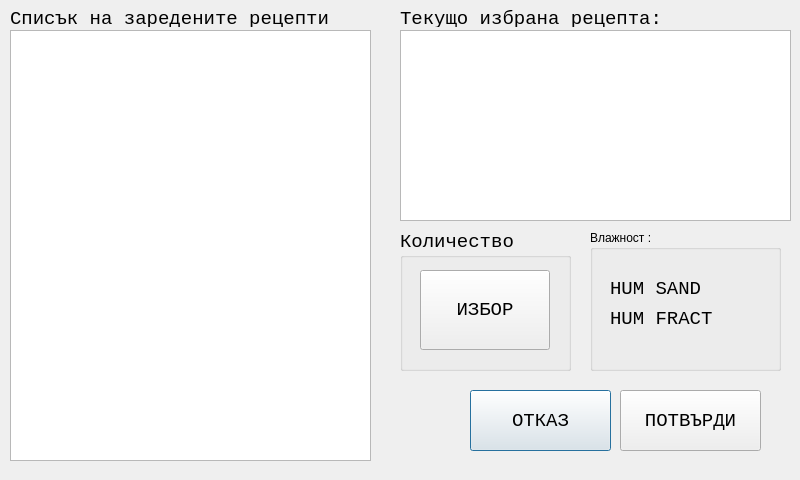
<?xml version="1.0" encoding="UTF-8"?>
<ui version="4.0">
 <class>DialogSelectConcrete</class>
 <widget class="QDialog" name="DialogSelectConcrete">
  <property name="geometry">
   <rect>
    <x>0</x>
    <y>0</y>
    <width>800</width>
    <height>480</height>
   </rect>
  </property>
  <property name="sizePolicy">
   <sizepolicy hsizetype="Preferred" vsizetype="Preferred">
    <horstretch>80</horstretch>
    <verstretch>92</verstretch>
   </sizepolicy>
  </property>
  <property name="minimumSize">
   <size>
    <width>800</width>
    <height>480</height>
   </size>
  </property>
  <property name="maximumSize">
   <size>
    <width>800</width>
    <height>480</height>
   </size>
  </property>
  <property name="cursor">
   <cursorShape>BlankCursor</cursorShape>
  </property>
  <property name="windowTitle">
   <string>Dialog</string>
  </property>
  <widget class="QListWidget" name="listWidget">
   <property name="geometry">
    <rect>
     <x>10</x>
     <y>30</y>
     <width>361</width>
     <height>431</height>
    </rect>
   </property>
   <property name="font">
    <font>
     <family>Andale Mono</family>
     <pointsize>28</pointsize>
    </font>
   </property>
  </widget>
  <widget class="QTextBrowser" name="textBrowser">
   <property name="geometry">
    <rect>
     <x>400</x>
     <y>30</y>
     <width>391</width>
     <height>191</height>
    </rect>
   </property>
   <property name="font">
    <font>
     <family>Andale Mono</family>
     <pointsize>18</pointsize>
    </font>
   </property>
   <property name="cursor" stdset="0">
    <cursorShape>BlankCursor</cursorShape>
   </property>
   <property name="html">
    <string>&lt;!DOCTYPE HTML PUBLIC &quot;-//W3C//DTD HTML 4.0//EN&quot; &quot;http://www.w3.org/TR/REC-html40/strict.dtd&quot;&gt;
&lt;html&gt;&lt;head&gt;&lt;meta name=&quot;qrichtext&quot; content=&quot;1&quot; /&gt;&lt;style type=&quot;text/css&quot;&gt;
p, li { white-space: pre-wrap; }
&lt;/style&gt;&lt;/head&gt;&lt;body style=&quot; font-family:'Andale Mono'; font-size:18pt; font-weight:400; font-style:normal;&quot;&gt;
&lt;table border=&quot;0&quot; style=&quot;-qt-table-type: root; margin-top:4px; margin-bottom:4px; margin-left:4px; margin-right:4px;&quot;&gt;
&lt;tr&gt;
&lt;td style=&quot;border: none;&quot;&gt;
&lt;p style=&quot;-qt-paragraph-type:empty; margin-top:0px; margin-bottom:0px; margin-left:0px; margin-right:0px; -qt-block-indent:0; text-indent:0px;&quot;&gt;&lt;/p&gt;
&lt;p style=&quot;-qt-paragraph-type:empty; margin-top:0px; margin-bottom:0px; margin-left:0px; margin-right:0px; -qt-block-indent:0; text-indent:0px;&quot;&gt;&lt;/p&gt;&lt;/td&gt;&lt;/tr&gt;&lt;/table&gt;&lt;/body&gt;&lt;/html&gt;</string>
   </property>
  </widget>
  <widget class="QPushButton" name="btnCancel">
   <property name="geometry">
    <rect>
     <x>470</x>
     <y>390</y>
     <width>141</width>
     <height>61</height>
    </rect>
   </property>
   <property name="font">
    <font>
     <family>Courier New</family>
     <pointsize>14</pointsize>
    </font>
   </property>
   <property name="text">
    <string>ОТКАЗ</string>
   </property>
  </widget>
  <widget class="QPushButton" name="btnOK">
   <property name="geometry">
    <rect>
     <x>620</x>
     <y>390</y>
     <width>141</width>
     <height>61</height>
    </rect>
   </property>
   <property name="font">
    <font>
     <family>Courier New</family>
     <pointsize>14</pointsize>
    </font>
   </property>
   <property name="text">
    <string>ПОТВЪРДИ</string>
   </property>
  </widget>
  <widget class="QLabel" name="label">
   <property name="geometry">
    <rect>
     <x>400</x>
     <y>10</y>
     <width>391</width>
     <height>17</height>
    </rect>
   </property>
   <property name="font">
    <font>
     <family>Courier New</family>
     <pointsize>14</pointsize>
    </font>
   </property>
   <property name="text">
    <string>Текущо избрана рецепта:</string>
   </property>
  </widget>
  <widget class="QLabel" name="label_2">
   <property name="geometry">
    <rect>
     <x>10</x>
     <y>10</y>
     <width>361</width>
     <height>17</height>
    </rect>
   </property>
   <property name="font">
    <font>
     <family>Courier New</family>
     <pointsize>14</pointsize>
    </font>
   </property>
   <property name="text">
    <string>Списък на заредените рецепти</string>
   </property>
  </widget>
  <widget class="QGroupBox" name="groupBox">
   <property name="geometry">
    <rect>
     <x>400</x>
     <y>230</y>
     <width>171</width>
     <height>141</height>
    </rect>
   </property>
   <property name="font">
    <font>
     <family>Courier New</family>
     <pointsize>14</pointsize>
    </font>
   </property>
   <property name="title">
    <string>Количество :</string>
   </property>
   <property name="flat">
    <bool>false</bool>
   </property>
   <property name="checkable">
    <bool>false</bool>
   </property>
   <widget class="QPushButton" name="btnEditVolume">
    <property name="geometry">
     <rect>
      <x>20</x>
      <y>40</y>
      <width>130</width>
      <height>80</height>
     </rect>
    </property>
    <property name="minimumSize">
     <size>
      <width>130</width>
      <height>80</height>
     </size>
    </property>
    <property name="font">
     <font>
      <pointsize>14</pointsize>
      <weight>50</weight>
      <bold>false</bold>
     </font>
    </property>
    <property name="text">
     <string>ИЗБОР</string>
    </property>
   </widget>
  </widget>
  <widget class="QGroupBox" name="groupBox_2">
   <property name="geometry">
    <rect>
     <x>590</x>
     <y>230</y>
     <width>191</width>
     <height>141</height>
    </rect>
   </property>
   <property name="title">
    <string>Влажност :</string>
   </property>
   <widget class="QLabel" name="lblHumiditySand">
    <property name="geometry">
     <rect>
      <x>20</x>
      <y>50</y>
      <width>171</width>
      <height>17</height>
     </rect>
    </property>
    <property name="font">
     <font>
      <family>Courier New</family>
      <pointsize>14</pointsize>
     </font>
    </property>
    <property name="text">
     <string>HUM SAND</string>
    </property>
   </widget>
   <widget class="QLabel" name="lblHumidityFraction">
    <property name="geometry">
     <rect>
      <x>20</x>
      <y>80</y>
      <width>161</width>
      <height>17</height>
     </rect>
    </property>
    <property name="font">
     <font>
      <family>Courier New</family>
      <pointsize>14</pointsize>
     </font>
    </property>
    <property name="text">
     <string>HUM FRACT</string>
    </property>
   </widget>
  </widget>
 </widget>
 <resources/>
 <connections/>
</ui>
